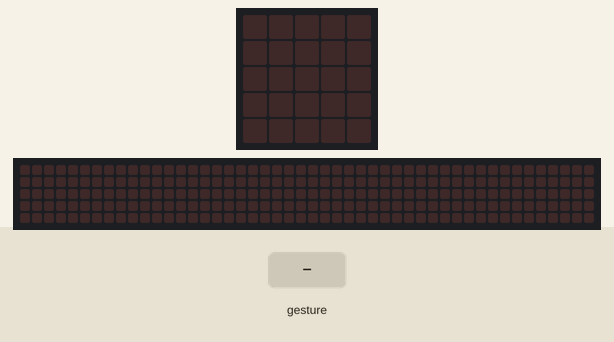
A program run on a simulated BBC micro:bit running MicroPython. Shown: the board's 5×5 LED display, a strip that is not on the board, showing the scrolling text unrolled. Inputs (shaded band) come from the test bench. Random numbers come from a fixed seed; a tilt is held for 1.5 s and a shake lasts 1 s, then the board lies face up again; the 48×5 strip is a reading aid, not a part: it shows the text the display is scrolling, unrolled, one strip-width of it at a time.

Above: at 1.2 s.
1.3 s: gesture 'shake'
At 3.0 s:
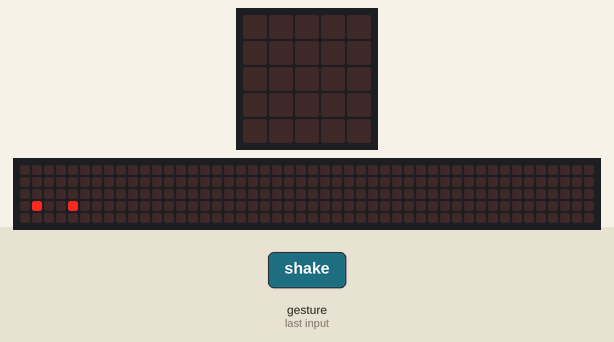
At 4.5 s:
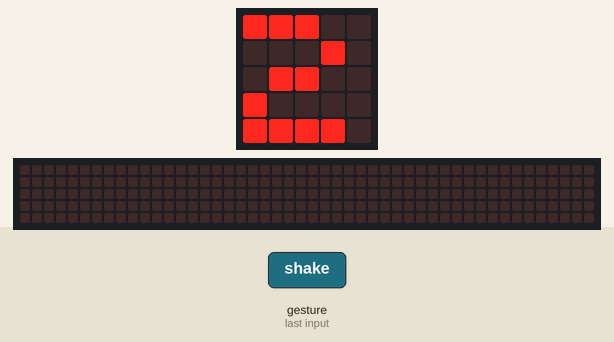
Timing chart, 0 to 6.0 s (numbered marks = the images above; inputs shaded):
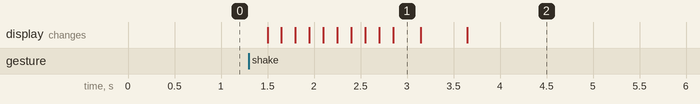

Measured:
- after the input at 1.3 s, the display: changes after 0.20 s (image 1)

The program:

7_random-lib1.py
```python
'''
Example: Dice with random library example using micro:bit
By: Meqdad Darwish
'''
from microbit import *
import random

while True:
    if accelerometer.was_gesture('shake'):
        display.scroll('..')
        sleep(500)
        display.show(random.randint(1, 6))
```
